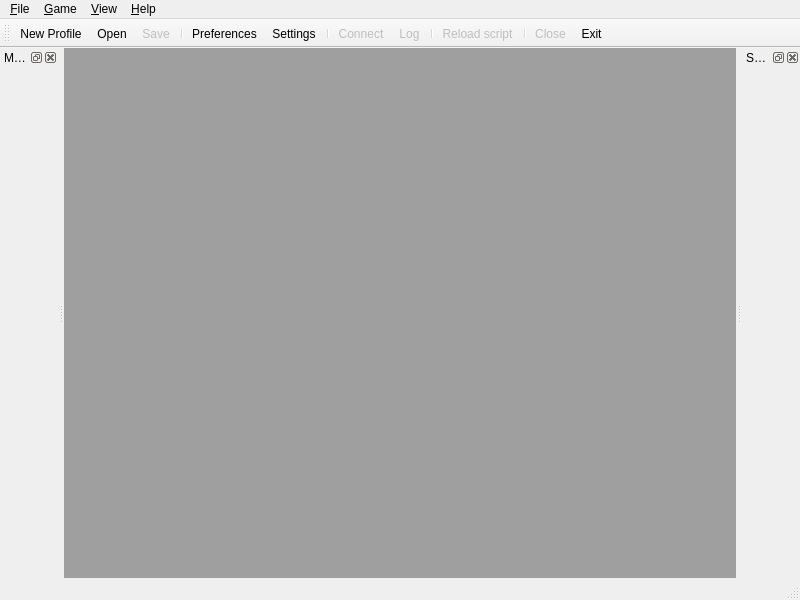
<?xml version="1.0" encoding="UTF-8"?>
<ui version="4.0">
 <class>MainWindow</class>
 <widget class="QMainWindow" name="MainWindow">
  <property name="geometry">
   <rect>
    <x>0</x>
    <y>0</y>
    <width>800</width>
    <height>600</height>
   </rect>
  </property>
  <property name="windowTitle">
   <string>Mudder</string>
  </property>
  <property name="windowIcon">
   <iconset resource="mudder.qrc">
    <normaloff>:/icons/app_inactive</normaloff>:/icons/app_inactive</iconset>
  </property>
  <widget class="QWidget" name="centralWidget">
   <property name="sizePolicy">
    <sizepolicy hsizetype="Expanding" vsizetype="Expanding">
     <horstretch>0</horstretch>
     <verstretch>0</verstretch>
    </sizepolicy>
   </property>
   <layout class="QVBoxLayout" name="centralLayout">
    <property name="spacing">
     <number>0</number>
    </property>
    <property name="leftMargin">
     <number>0</number>
    </property>
    <property name="topMargin">
     <number>0</number>
    </property>
    <property name="rightMargin">
     <number>0</number>
    </property>
    <property name="bottomMargin">
     <number>0</number>
    </property>
    <item>
     <widget class="QMdiArea" name="mdiArea">
      <property name="viewMode">
       <enum>QMdiArea::TabbedView</enum>
      </property>
      <property name="documentMode">
       <bool>true</bool>
      </property>
      <property name="tabsClosable">
       <bool>true</bool>
      </property>
      <property name="tabsMovable">
       <bool>true</bool>
      </property>
     </widget>
    </item>
   </layout>
  </widget>
  <widget class="QMenuBar" name="menuBar">
   <property name="geometry">
    <rect>
     <x>0</x>
     <y>0</y>
     <width>800</width>
     <height>21</height>
    </rect>
   </property>
   <widget class="QMenu" name="menu_Profile">
    <property name="title">
     <string>&amp;File</string>
    </property>
    <addaction name="action_NewProfile"/>
    <addaction name="action_Open"/>
    <addaction name="action_RecentFiles"/>
    <addaction name="action_Save"/>
    <addaction name="action_SaveAs"/>
    <addaction name="separator"/>
    <addaction name="action_GlobalPreferences"/>
    <addaction name="separator"/>
    <addaction name="action_Close"/>
    <addaction name="action_Exit"/>
   </widget>
   <widget class="QMenu" name="menu_Game">
    <property name="title">
     <string>&amp;Game</string>
    </property>
    <addaction name="action_Connect"/>
    <addaction name="action_Log"/>
    <addaction name="separator"/>
    <addaction name="action_Preferences"/>
    <addaction name="action_Settings"/>
    <addaction name="separator"/>
    <addaction name="action_Reload"/>
   </widget>
   <widget class="QMenu" name="menu_Help">
    <property name="title">
     <string>&amp;Help</string>
    </property>
    <addaction name="action_About"/>
    <addaction name="action_AboutQt"/>
   </widget>
   <widget class="QMenu" name="menu_Window">
    <property name="title">
     <string>&amp;View</string>
    </property>
    <addaction name="action_ScriptEditor"/>
    <addaction name="action_Mapper"/>
   </widget>
   <addaction name="menu_Profile"/>
   <addaction name="menu_Game"/>
   <addaction name="menu_Window"/>
   <addaction name="menu_Help"/>
  </widget>
  <widget class="QToolBar" name="mainToolBar">
   <property name="windowTitle">
    <string>Standard Toolbar</string>
   </property>
   <attribute name="toolBarArea">
    <enum>TopToolBarArea</enum>
   </attribute>
   <attribute name="toolBarBreak">
    <bool>false</bool>
   </attribute>
   <addaction name="action_NewProfile"/>
   <addaction name="action_Open"/>
   <addaction name="action_Save"/>
   <addaction name="separator"/>
   <addaction name="action_Preferences"/>
   <addaction name="action_Settings"/>
   <addaction name="separator"/>
   <addaction name="action_Connect"/>
   <addaction name="action_Log"/>
   <addaction name="separator"/>
   <addaction name="action_Reload"/>
   <addaction name="separator"/>
   <addaction name="action_Close"/>
   <addaction name="action_Exit"/>
  </widget>
  <widget class="QStatusBar" name="statusBar"/>
  <widget class="QDockWidget" name="scriptDock">
   <property name="floating">
    <bool>false</bool>
   </property>
   <property name="windowTitle">
    <string>Script Editor</string>
   </property>
   <attribute name="dockWidgetArea">
    <number>2</number>
   </attribute>
   <widget class="QWidget" name="scriptDockContents">
    <layout class="QVBoxLayout" name="verticalLayout">
     <property name="leftMargin">
      <number>0</number>
     </property>
     <property name="topMargin">
      <number>0</number>
     </property>
     <property name="rightMargin">
      <number>0</number>
     </property>
     <property name="bottomMargin">
      <number>0</number>
     </property>
    </layout>
   </widget>
  </widget>
  <widget class="QDockWidget" name="mapDock">
   <property name="windowTitle">
    <string>Mapper</string>
   </property>
   <attribute name="dockWidgetArea">
    <number>1</number>
   </attribute>
   <widget class="QWidget" name="mapper"/>
  </widget>
  <action name="action_Connect">
   <property name="checkable">
    <bool>true</bool>
   </property>
   <property name="checked">
    <bool>false</bool>
   </property>
   <property name="enabled">
    <bool>false</bool>
   </property>
   <property name="icon">
    <iconset resource="mudder.qrc">
     <normaloff>:/icons/disconnect</normaloff>
     <normalon>:/icons/connect</normalon>
     <activeon>icons/game_connect.png</activeon>:/icons/disconnect</iconset>
   </property>
   <property name="text">
    <string>&amp;Connect</string>
   </property>
   <property name="toolTip">
    <string>Connect to game server</string>
   </property>
  </action>
  <action name="action_Log">
   <property name="checkable">
    <bool>true</bool>
   </property>
   <property name="checked">
    <bool>false</bool>
   </property>
   <property name="enabled">
    <bool>false</bool>
   </property>
   <property name="icon">
    <iconset resource="mudder.qrc">
     <normaloff>:/icons/log</normaloff>:/icons/log</iconset>
   </property>
   <property name="text">
    <string>&amp;Log</string>
   </property>
   <property name="toolTip">
    <string>Log session to disk</string>
   </property>
  </action>
  <action name="action_NewProfile">
   <property name="icon">
    <iconset resource="mudder.qrc">
     <normaloff>:/icons/new</normaloff>:/icons/new</iconset>
   </property>
   <property name="text">
    <string>&amp;New Profile...</string>
   </property>
   <property name="toolTip">
    <string>Create a new profile</string>
   </property>
   <property name="shortcut">
    <string>Ctrl+N</string>
   </property>
   <property name="shortcutContext">
    <enum>Qt::WidgetWithChildrenShortcut</enum>
   </property>
  </action>
  <action name="action_Open">
   <property name="icon">
    <iconset resource="mudder.qrc">
     <normaloff>:/icons/open</normaloff>:/icons/open</iconset>
   </property>
   <property name="text">
    <string>&amp;Open...</string>
   </property>
   <property name="toolTip">
    <string>Load a file from disk</string>
   </property>
   <property name="shortcut">
    <string>Ctrl+O</string>
   </property>
  </action>
  <action name="action_Save">
   <property name="enabled">
    <bool>false</bool>
   </property>
   <property name="icon">
    <iconset resource="mudder.qrc">
     <normaloff>:/icons/save</normaloff>:/icons/save</iconset>
   </property>
   <property name="text">
    <string>&amp;Save</string>
   </property>
   <property name="toolTip">
    <string>Save file to disk</string>
   </property>
   <property name="shortcut">
    <string>Ctrl+S</string>
   </property>
  </action>
  <action name="action_SaveAs">
   <property name="enabled">
    <bool>false</bool>
   </property>
   <property name="icon">
    <iconset resource="mudder.qrc">
     <normaloff>:/icons/save_as</normaloff>:/icons/save_as</iconset>
   </property>
   <property name="text">
    <string>Save &amp;As...</string>
   </property>
   <property name="toolTip">
    <string>Save file to disk under a new name</string>
   </property>
  </action>
  <action name="action_Exit">
   <property name="icon">
    <iconset resource="mudder.qrc">
     <normaloff>:/icons/exit</normaloff>:/icons/exit</iconset>
   </property>
   <property name="text">
    <string>E&amp;xit</string>
   </property>
   <property name="toolTip">
    <string>Close all files and exit the application</string>
   </property>
   <property name="menuRole">
    <enum>QAction::QuitRole</enum>
   </property>
  </action>
  <action name="action_Close">
   <property name="enabled">
    <bool>false</bool>
   </property>
   <property name="icon">
    <iconset resource="mudder.qrc">
     <normaloff>:/icons/close</normaloff>:/icons/close</iconset>
   </property>
   <property name="text">
    <string>&amp;Close</string>
   </property>
   <property name="toolTip">
    <string>Close the active window</string>
   </property>
  </action>
  <action name="action_Preferences">
   <property name="icon">
    <iconset resource="mudder.qrc">
     <normaloff>:/icons/preferences</normaloff>:/icons/preferences</iconset>
   </property>
   <property name="text">
    <string>&amp;Preferences...</string>
   </property>
   <property name="toolTip">
    <string>Edit profile details and preferences</string>
   </property>
   <property name="shortcut">
    <string>Ctrl+P</string>
   </property>
  </action>
  <action name="action_Settings">
   <property name="icon">
    <iconset resource="mudder.qrc">
     <normaloff>:/icons/settings</normaloff>:/icons/settings</iconset>
   </property>
   <property name="text">
    <string>&amp;Settings...</string>
   </property>
   <property name="toolTip">
    <string>Edit profile settings, such as aliases and triggers</string>
   </property>
   <property name="shortcut">
    <string>F5</string>
   </property>
  </action>
  <action name="action_About">
   <property name="text">
    <string>&amp;About...</string>
   </property>
   <property name="menuRole">
    <enum>QAction::AboutRole</enum>
   </property>
  </action>
  <action name="action_AboutQt">
   <property name="text">
    <string>About &amp;Qt...</string>
   </property>
   <property name="menuRole">
    <enum>QAction::AboutQtRole</enum>
   </property>
  </action>
  <action name="action_RecentFiles">
   <property name="text">
    <string>&amp;Recent Files</string>
   </property>
   <property name="toolTip">
    <string>Recent Files</string>
   </property>
  </action>
  <action name="action_ScriptEditor">
   <property name="checkable">
    <bool>true</bool>
   </property>
   <property name="checked">
    <bool>true</bool>
   </property>
   <property name="text">
    <string>&amp;Script Editor</string>
   </property>
   <property name="toolTip">
    <string>Toggle the script editor dockable window.</string>
   </property>
  </action>
  <action name="action_Reload">
   <property name="enabled">
    <bool>false</bool>
   </property>
   <property name="icon">
    <iconset resource="mudder.qrc">
     <normaloff>:/icons/script_reload</normaloff>:/icons/script_reload</iconset>
   </property>
   <property name="text">
    <string>&amp;Reload script</string>
   </property>
   <property name="toolTip">
    <string>Restart the script engine and load the main script from disk</string>
   </property>
   <property name="shortcut">
    <string>Ctrl+Shift+R</string>
   </property>
  </action>
  <action name="action_Mapper">
   <property name="checkable">
    <bool>true</bool>
   </property>
   <property name="checked">
    <bool>true</bool>
   </property>
   <property name="text">
    <string>&amp;Mapper</string>
   </property>
  </action>
  <action name="action_GlobalPreferences">
   <property name="enabled">
    <bool>false</bool>
   </property>
   <property name="icon">
    <iconset resource="mudder.qrc">
     <normaloff>:/icons/preferences</normaloff>:/icons/preferences</iconset>
   </property>
   <property name="text">
    <string>&amp;Global Preferences...</string>
   </property>
   <property name="toolTip">
    <string>Edit global application preferences</string>
   </property>
   <property name="shortcut">
    <string>Ctrl+G</string>
   </property>
  </action>
 </widget>
 <layoutdefault spacing="6" margin="11"/>
 <resources>
  <include location="mudder.qrc"/>
 </resources>
 <connections/>
</ui>
